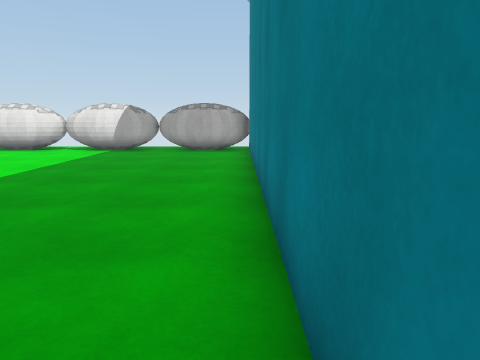
View 1 (above)

16 first-person views from a walk through a Unity game level. The camera is 1.3 m above the floor, tilts 10° down and sees 70° across. The floor is counted in squares, 1 m on a side. Each view is taken from the middle of a square. On the plan, view 1 faces up. The plan holds only what a view shows up to about 15 squares ahead; the rest is blank. Surface patterns are stand-ins for the level's own textures.

View 2
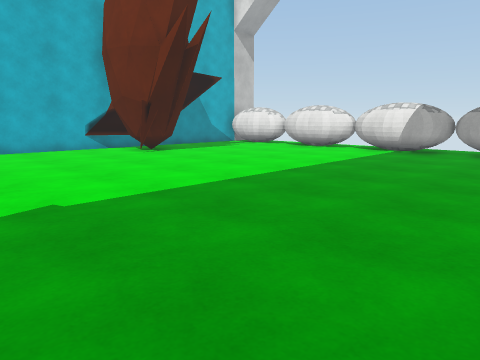

View 3
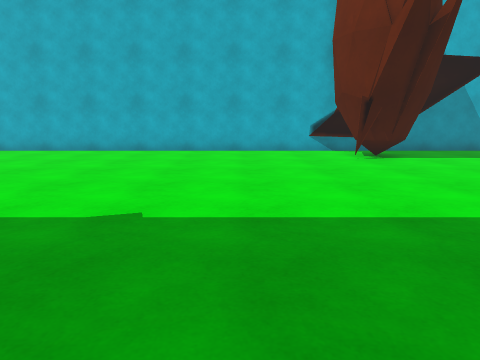

View 4
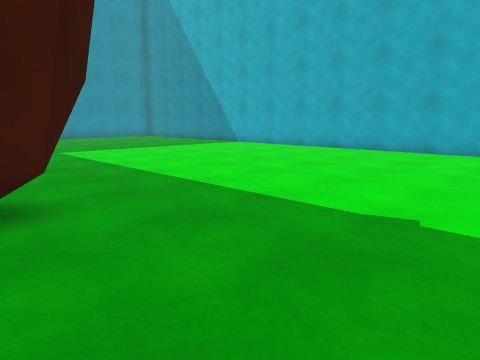

View 5
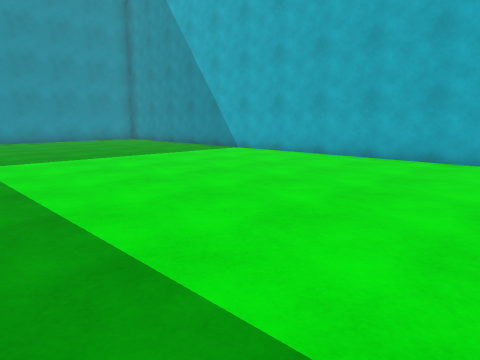

View 6
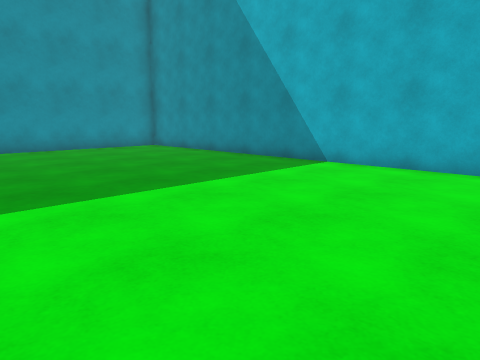

View 7
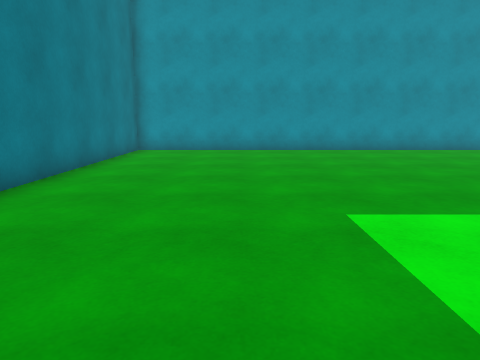

View 8
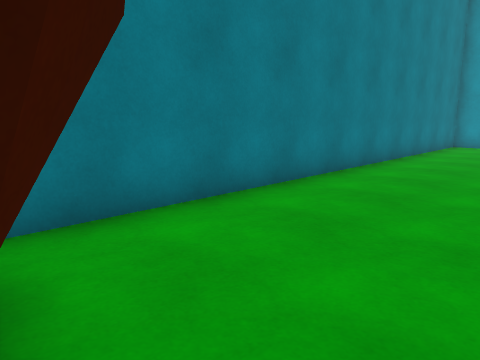

View 9
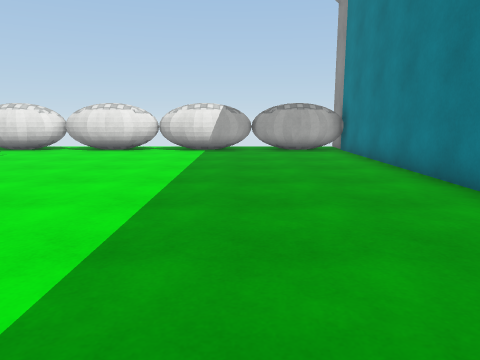

View 10
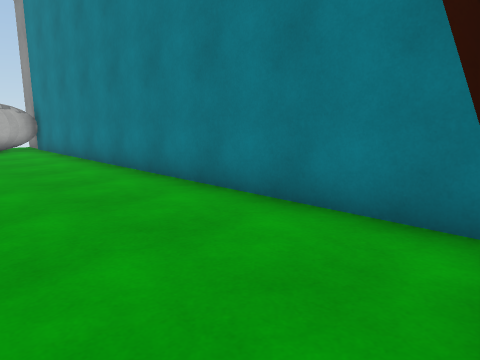

View 11
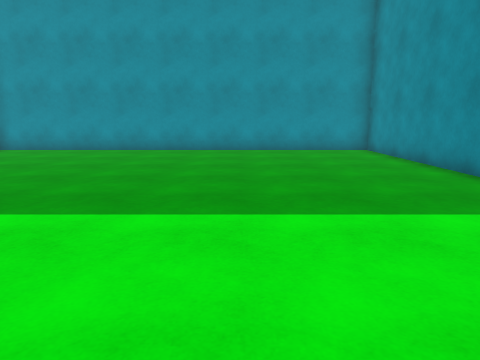

View 12
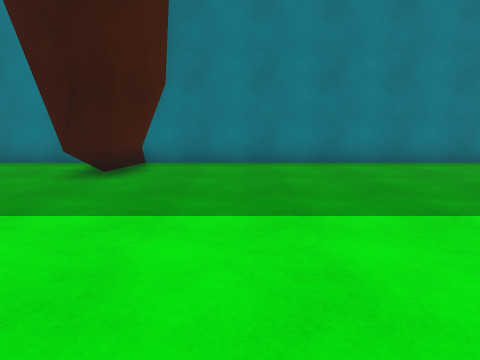

View 13
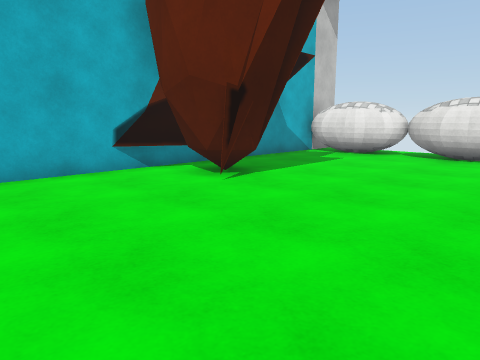

View 14
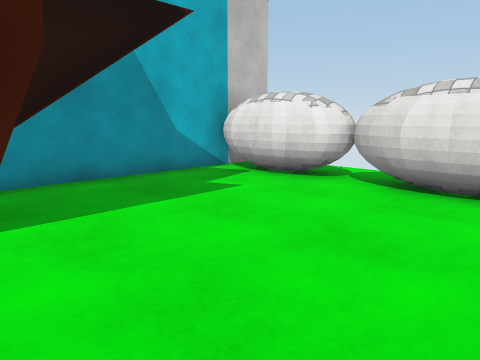

View 15
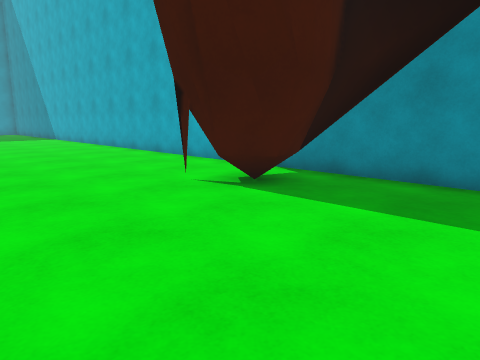

View 16
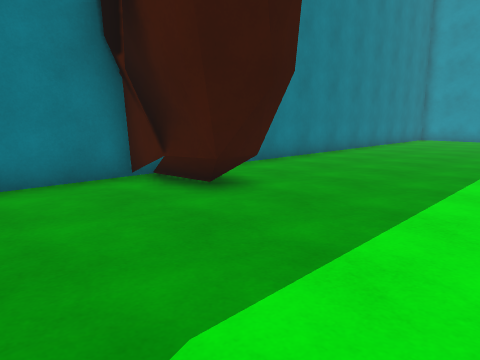

### Floor plan
Points are (right, up) in squares from view 1. A wall is a line through its corners. A room is listed if a view was taken in it or the views show most of it. See-through windows are left out.
Room 1 (views 1, 2, 3, 4, 5, 6, 7, 8, 9, 10, 11, 12, 13, 14, 15, 16)
walls: (-2.8, -3.1) (-2.8, -2.2) (-0.6, -1.6); (-2.6, -3.1) (-2.6, -2.2); (-2.6, -2.5) (-2.9, -2.5) (-2.3, -1.8) (-1, -2.1); (-2.3, -1.8) (-2, -1.7); (-1.7, -3.9) (-2.2, -3.7); (-1.4, -3.7) (-2.1, -3.5); (-1.5, -2) (-0.2, -1.6); (-1, -3.9) (-1.9, -3.9) (-2.7, -3.4) (-2.8, -2.8); (-1.1, -1.7) (0.4, -1.8) (0.4, 14.7); (-1.1, -1.3) (-0.2, -1.8); (-12.2, 7.1) (-12.5, 6.8); (-13.3, 6.8) (-14.3, 7.1); (-12.7, 7.2) (-13.5, 6.7) (-14.2, 6.9); (-12.1, 8) (-12.3, 7); (-14.7, 7.7) (-15.5, 5.9); (-15.2, 7.7) (-15.7, 6.5); (-14.3, 8.6) (-13.2, 9) (-12.2, 7.7) (-12.2, 7.2) (-13, 6.7) (-13.9, 6.7); (-14.3, 8.9) (-13.6, 9.1) (-12.9, 9.1) (-12.2, 8.2); (-14, 9.3) (-13, 9.2) (-12.6, 8.8); (-14.2, 10.1) (-14.7, 8.7); (-5.8, 14.1) (-6.6, 14.2) (-7.1, 14.5); (-6.2, 14.2) (-6.7, 14.3); (-8.7, 14.2) (-10, 14.1); (-6.5, 14.3) (-7, 14.4); (-8.4, 14.3) (-8.8, 14.2); (-5.4, 14.3) (-6.2, 14.4); (-8.9, 14.3) (-9.6, 14.3); (-9.7, 14.2) (-10.4, 14.2); (-8.1, 14.4) (-8.6, 14.2); (-10.2, 14.2) (-10.6, 14.3); (-4.4, 14.3) (-5.6, 14.1); (-9.7, 14.3) (-10.2, 14.4); (-7.9, 14.5) (-8.3, 14.3); (-4.7, 14.4) (-6, 14.3) (-6.5, 14.4); (-4.5, 14.4) (-5, 14.3); (-10.5, 14.3) (-10.9, 14.4); (-10, 14.4) (-10.5, 14.5); (-4, 14.4) (-4.6, 14.2); (-10.8, 14.3) (-11.2, 14.6); (-2.4, 14.2) (-3, 14.4); (-2.1, 14.2) (-2.7, 14.3) (-3.2, 14.5); (-3.8, 14.6) (-4.4, 14.3) (-4.9, 14.2); (-1.4, 14.2) (-2.2, 14.2); (-12.3, 14.3) (-12.8, 14.2); (-12.1, 14.4) (-12.5, 14.2) (-14, 14.1); (-11.8, 14.5) (-12.5, 14.2); (-12.9, 14.3) (-13.5, 14.3); (-0.7, 14.2) (-1.6, 14.1); (-12.5, 14.5) (-13, 14.3); (-13.8, 14.1) (-14.3, 14.2); (-0.9, 14.5) (-1.6, 14.5); (-0.3, 14.3) (-0.9, 14.2); (-14.1, 14.2) (-14.6, 14.3); (-1.1, 14.7) (-1.6, 14.6); (0, 14.4) (-0.6, 14.2); (-14.5, 14.3) (-14.9, 14.4); (-14.3, 14.4) (-14.8, 14.5); (-15.5, 14.5) (-15.5, -21.8) (0.4, -21.8) (0.4, -2.4)
low walls: (-2.4, -3.2) (-2.4, -2.1); (-2.1, -3.5) (-2.6, -3.2); (-1.1, -3.5) (-2.8, -3.1); (-13.1, 7) (-13.5, 6.9); (-13.1, 7) (-14.4, 7.3); (-12.2, 8.2) (-13.3, 6.8)

Where each view was taken, in squares from view 1:
view 1: 0 up, 0 right, facing up
view 2: 0 up, 0 right, facing up-left
view 3: 3 up, 1 left, facing left
view 4: 3 up, 1 left, facing down-left
view 5: 0 up, 4 left, facing down-left
view 6: 6 down, 6 left, facing down-left
view 7: 7 down, 4 left, facing down
view 8: 3 down, 4 left, facing down-right
view 9: 0 up, 4 left, facing up
view 10: 2 down, 4 left, facing up-right
view 11: 7 down, 10 left, facing down
view 12: 6 down, 10 left, facing right
view 13: 2 up, 7 left, facing up-left
view 14: 8 up, 8 left, facing up-left
view 15: 13 up, 8 left, facing down-left
view 16: 2 up, 7 left, facing down-right
